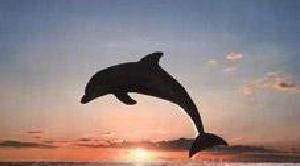
#> input picture Image-Processing-Tools/Python/Sample-Images/images/image_0003.jpg, 300 x 166 px; its folder holds only this picture in this run
$ python 20-automatic-edge-detection.py --images ../Sample-Images/images
#> lines starting #> are read from the running program, lines starting #| are printed output that depends on the picture; after the words box and inside, x2 and y2 are one past the last pixel; in counts of white or black regions, pixels touching at a corner belong together
# Usage
# python 20-automatic-edge-detection.py

import numpy as np
import argparse
import glob, cv2

def auto_canny(image, sigma=0.33):
    v = np.median(image)
    lower = int(max(0,(1.0-sigma)*v))
    upper = int(min(255,(1.0+sigma)*v))

    edged = cv2.Canny(image, lower, upper)

    return edged

ap = argparse.ArgumentParser()
ap.add_argument("-i", "--images", required=True, help = "path to input dataset of images")
args = vars(ap.parse_args())

for imagePath in glob.glob(args["images"]+"/*.jpg"):
    image = cv2.imread(imagePath)
#> image is the input picture: shape (166, 300, 3); mean B, G, R 131.6, 132.1, 148.2
    gray = cv2.cvtColor(image, cv2.COLOR_BGR2GRAY)
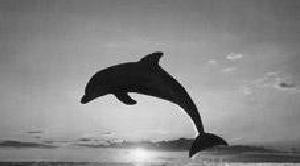
#> gray: shape (166, 300); min 1, max 252, mean 136.9
    blurred = cv2.GaussianBlur(gray, (3,3), 0)

    wide = cv2.Canny(blurred, 10,200)
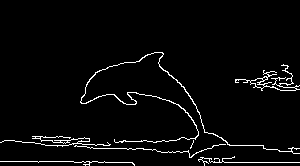
#> wide: shape (166, 300); 3.4% white in thin lines or dots, all inside (x1, y1, x2, y2) = (0, 52, 300, 166)
    mid = cv2.Canny(blurred, 50,150)
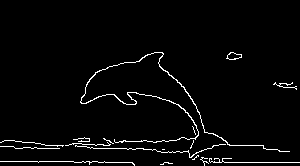
#> mid: shape (166, 300); 2.9% white in thin lines or dots, all inside (x1, y1, x2, y2) = (0, 52, 300, 166)
    tight = cv2.Canny(blurred, 225,250)
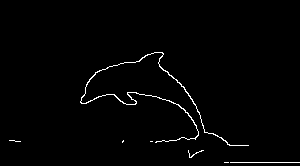
#> tight: shape (166, 300); 1.3% white in thin lines or dots, all inside (x1, y1, x2, y2) = (9, 52, 300, 163)
    auto = auto_canny(blurred)
#> in auto_canny, `v = np.median(image)`: v = 143
#> in auto_canny, `lower = int(max(0,(1.0-sigma)*v))`: lower = 95
#> in auto_canny, `upper = int(min(255,(1.0+sigma)*v))`: upper = 190
#> in auto_canny, `edged = cv2.Canny(image, lower, upper)`:
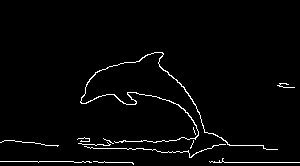
#> edged: shape (166, 300); 2.4% white in thin lines or dots, all inside (x1, y1, x2, y2) = (0, 52, 300, 165)

    cv2.imshow("Original", image)
    cv2.imshow("Edges", np.hstack([wide,mid,tight,auto]))
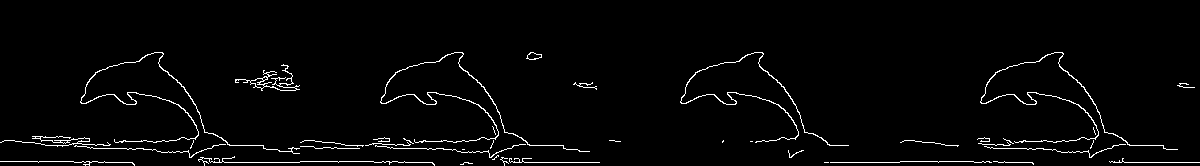
#> window 'Edges': shape (166, 1200); 2.5% white in thin lines or dots, all inside (x1, y1, x2, y2) = (0, 52, 1200, 166)
    cv2.waitKey(0)

$ run again, on Image-Processing-Tools/Python/Sample-Images/images/image_0030.jpg
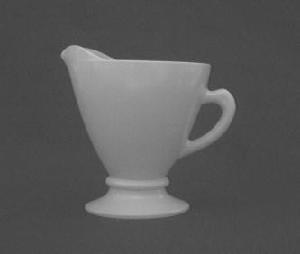
#> input picture Image-Processing-Tools/Python/Sample-Images/images/image_0030.jpg, 300 x 254 px
#> image is the input picture: shape (254, 300, 3); min 62, max 199, mean 89.6
#> `wide = cv2.Canny(blurred, 10,200)`:
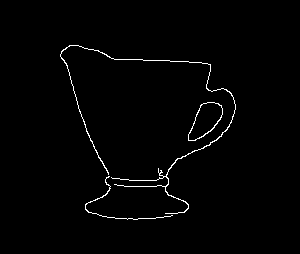
#> wide: shape (254, 300); 1.3% white in thin lines or dots, all inside (x1, y1, x2, y2) = (60, 45, 236, 220)
#> tight: shape (254, 300); 0.3% white in thin lines or dots, all inside (x1, y1, x2, y2) = (60, 45, 236, 136)
#> v = 75
#> lower = 50
#> upper = 99
#> `cv2.imshow("Edges", np.hstack([wide,mid,tight,auto]))`:
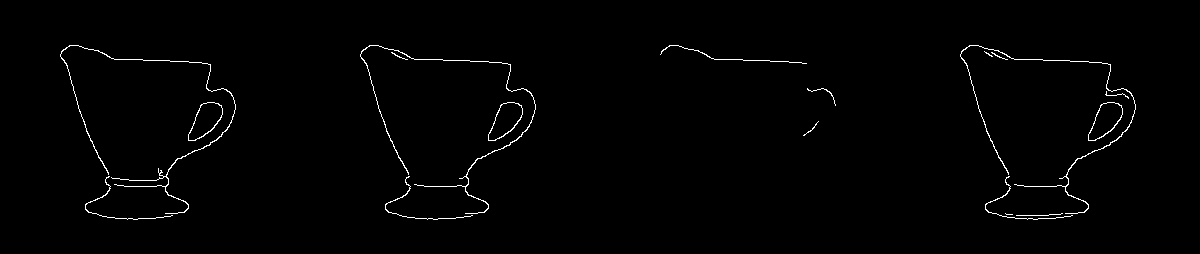
#> window 'Edges': shape (254, 1200); 1.1% white in thin lines or dots, all inside (x1, y1, x2, y2) = (60, 45, 1136, 220)
